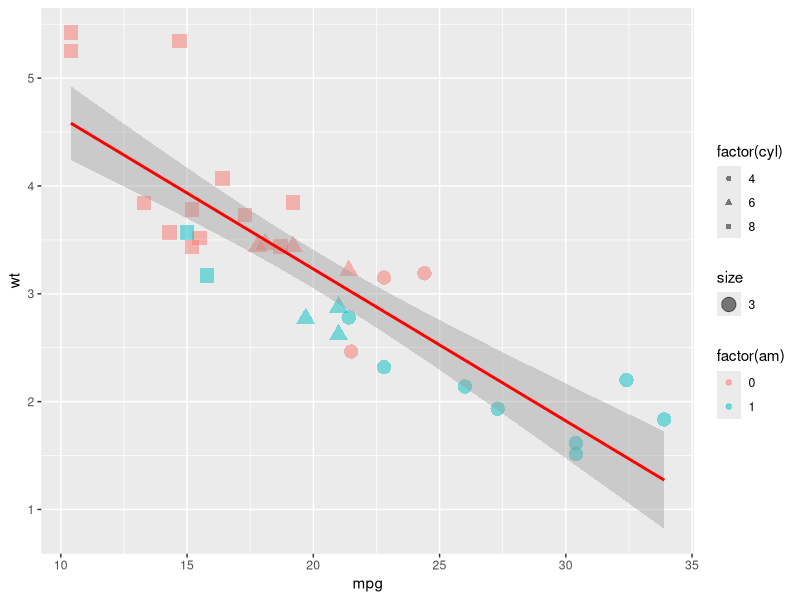

Recreate this plot in R. (Note: this script raises an error after producing the figure.)
## ---- chunk 1
library("readr")
## ---- chunk 2
library(ggplot2)
df <- mtcars
## ---- chunk 3
names(df)
## ---- chunk 4
df
## ---- chunk 5
library(ggplot2)
df <- mtcars
ggplot(df, aes(x=mpg, y=wt)) + 
  geom_point(alpha=.5, aes(size = 3, colour = factor(am), shape = factor(cyl))) + 
  geom_smooth(method=lm , color="red")
## ---- chunk 6
library("ggplot2")
p = ggplot(data=df, aes(x=likes_count))
p + geom_histogram()
## ---- chunk 7
library(GGally)
df <- data.frame(state.x77)
ggplot(data = df, aes(x=Life.Exp)) + 
  geom_histogram()
